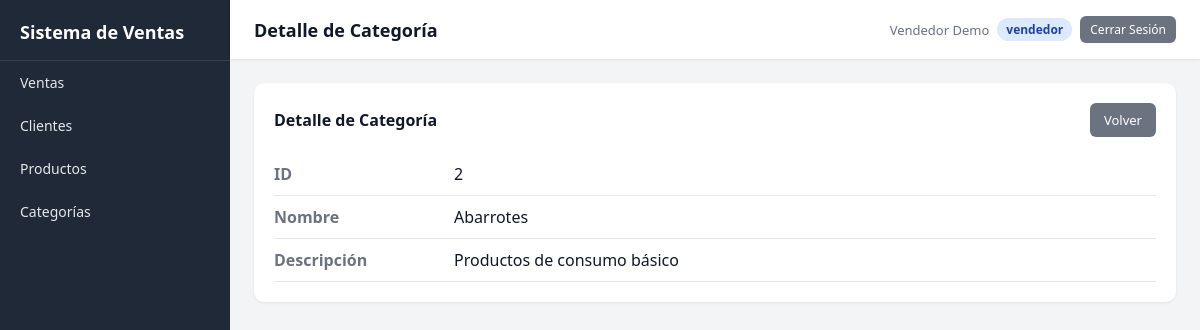
The app's page /index.php?c=categoria&a=ver&id=2 (signed in) with its own data.
### tables this page shows
CREATE TABLE categorias (
    id INT AUTO_INCREMENT PRIMARY KEY,
    nombre VARCHAR(100) NOT NULL,
    descripcion VARCHAR(255)
);

### controllers/CategoriaController.php (called while the page is built, shortened)
<?php
class CategoriaController {
    private $model;
    public function __construct() {
        $this->model = new Categoria();
    }
    public function ver() {
        $id = $_GET['id'] ?? 0;
        $categoria = $this->model->find($id);
        require __DIR__ . '/../views/categorias/ver.php';
    }
}

### index.php (called while the page is built, shortened)
<?php
require_once __DIR__ . '/config/config.php';
$action     = $_GET['a'] ?? DEFAULT_ACTION;
$obj = new $class();
$obj->$action();

### config/config.php (called while the page is built, shortened)
<?php
function url($path = '') {
    return BASE_URL . ltrim($path, '/');
}

### config/database.php (called while the page is built)
<?php
class Database {
    private static $instance = null;
    public static function getConnection() {
        if (self::$instance === null) {
            try {
                self::$instance = new PDO(
                    "mysql:host=localhost;dbname=ventas_db;charset=utf8mb4",
                    "root",
                    "",
                    [
                        PDO::ATTR_ERRMODE => PDO::ERRMODE_EXCEPTION,
                        PDO::ATTR_DEFAULT_FETCH_MODE => PDO::FETCH_ASSOC
                    ]
                );
            } catch (PDOException $e) {
                die("Error de conexión: " . $e->getMessage());
            }
        }
        return self::$instance;
    }
}

### models/BaseModel.php (called while the page is built, shortened)
<?php
require_once __DIR__ . '/../config/database.php';
abstract class BaseModel {
    protected $db;
    protected $table;
    public function __construct() {
        $this->db = Database::getConnection();
    }
    public function find($id) {
        $stmt = $this->db->prepare("SELECT * FROM {$this->table} WHERE id = ?");
        $stmt->execute([$id]);
        return $stmt->fetch();
    }
}

### views/categorias/ver.php (the view, shortened to what this page needs)
<?php require_once __DIR__ . '/../layout.php'; layout_head('Detalle de Categoría'); ?>
<div class="card">
    <div class="card-header">
        <h3>Detalle de Categoría</h3>
        <a class="btn btn-secondary" href="<?= url('index.php?c=categoria&a=index') ?>">Volver</a>
    </div>
    <?php if (!$categoria): ?>
        <p class="empty">Categoría no encontrada.</p>
    <?php else: ?>
        <div class="detail-row"><span class="label">ID</span><span><?= $categoria['id'] ?></span></div>
        <div class="detail-row"><span class="label">Nombre</span><span><?= htmlspecialchars($categoria['nombre']) ?></span></div>
        <div class="detail-row"><span class="label">Descripción</span><span><?= htmlspecialchars($categoria['descripcion'] ?? '') ?></span></div>
    <?php endif; ?>
</div>

### views/layout.php (style rules this page uses)
:root { --sidebar: #1f2937; --sidebar-hover: #374151; --primary: #2563eb; --bg: #f3f4f6; --card: #ffffff; --text: #111827; --muted: #6b7280; --green: #16a34a; --red: #dc2626; --yellow: #d97706; }
* { box-sizing: border-box; }
body { margin: 0; font-family: 'Segoe UI', Roboto, Arial, sans-serif; background: var(--bg); color: var(--text); display: flex; min-height: 100vh; }
a { text-decoration: none; color: inherit; }
.card { background: var(--card); border-radius: 10px; padding: 20px; box-shadow: 0 1px 3px rgba(0,0,0,.08); margin-bottom: 20px; }
.card-header { display: flex; justify-content: space-between; align-items: center; margin-bottom: 16px; }
.card-header h3 { margin: 0; font-size: 16px; }
.btn { display: inline-block; padding: 8px 14px; border-radius: 6px; border: none; font-size: 13px; cursor: pointer; background: var(--primary); color: #fff; transition: .2s; }
.btn-secondary { background: #6b7280; }
.detail-row { display: flex; padding: 10px 0; border-bottom: 1px solid #e5e7eb; }
.detail-row .label { width: 180px; color: var(--muted); font-weight: 600; }

### records on screen
categorias: id "2", nombre "Abarrotes", descripcion "Productos de consumo básico"

### other values on screen
APP_NAME "Sistema de Ventas"
$title "Detalle de Categoría"
auth_user_name() "Vendedor Demo"
auth_user_role() "vendedor"
